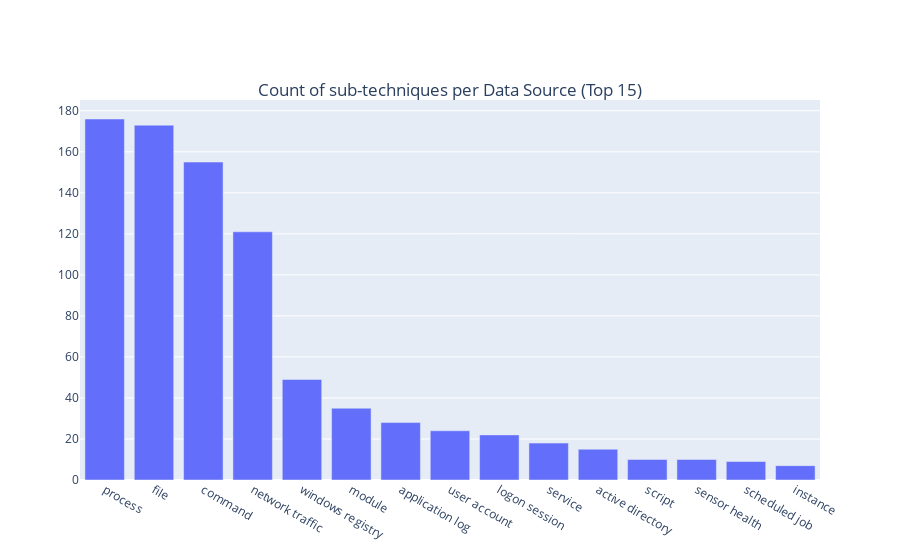

The notebook cell saved with this chart:
### Markdown cell above
### Which are the most relevant data sources for Sub-Technqiues within the Enterprise Matrix?

### Code cell
enterprise_sub = mapping[mapping['x_mitre_is_subtechnique'] == True][['technique_id','data_source','data_component']].drop_duplicates()
top15_data_source = enterprise_sub['data_source'].value_counts().nlargest(15)

fig = go.Figure()
fig.add_trace(go.Bar(y = top15_data_source.values.tolist(), x = top15_data_source.index.tolist(),orientation = 'v'))
fig.update_layout(title = {'text':"Count of sub-techniques per Data Source (Top 15)",'y': 0.85,'x': 0.5,'xanchor':'center'})
fig.show()

### Figure 1 — Plotly figure (JSON) as saved in the notebook; plotly's stock layout.template omitted (floating-point values rounded to 4 significant figures)
{"data": [{"orientation": "v", "type": "bar", "x": ["process", "file", "command", "network traffic", "windows registry", "module", "application log", "user account", "logon session", "service", "active directory", "script", "sensor health", "scheduled job", "instance"], "y": [176, 173, 155, 121, 49, 35, 28, 24, 22, 18, 15, 10, 10, 9, 7]}], "layout": {"title": {"text": "Count of sub-techniques per Data Source (Top 15)", "x": 0.5, "xanchor": "center", "y": 0.85}}}
